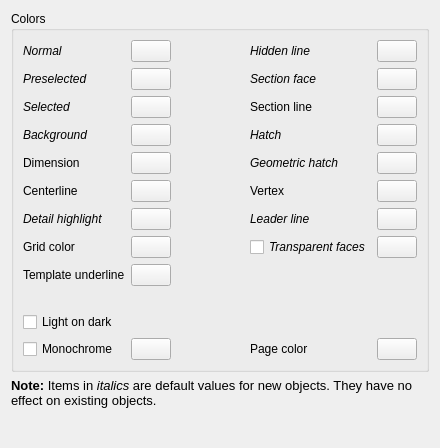
<?xml version="1.0" encoding="UTF-8"?>
<ui version="4.0">
 <class>TechDrawGui::DlgPrefsTechDrawColorsImp</class>
 <widget class="QWidget" name="TechDrawGui::DlgPrefsTechDrawColorsImp">
  <property name="geometry">
   <rect>
    <x>0</x>
    <y>0</y>
    <width>440</width>
    <height>448</height>
   </rect>
  </property>
  <property name="sizePolicy">
   <sizepolicy hsizetype="Preferred" vsizetype="Minimum">
    <horstretch>0</horstretch>
    <verstretch>0</verstretch>
   </sizepolicy>
  </property>
  <property name="windowTitle">
   <string>Colors</string>
  </property>
  <property name="toolTip">
   <string/>
  </property>
  <layout class="QVBoxLayout" name="verticalLayout_3">
   <item>
    <widget class="QGroupBox" name="gb_Colors">
     <property name="sizePolicy">
      <sizepolicy hsizetype="Preferred" vsizetype="Preferred">
       <horstretch>0</horstretch>
       <verstretch>0</verstretch>
      </sizepolicy>
     </property>
     <property name="minimumSize">
      <size>
       <width>0</width>
       <height>225</height>
      </size>
     </property>
     <property name="baseSize">
      <size>
       <width>0</width>
       <height>200</height>
      </size>
     </property>
     <property name="title">
      <string>Colors</string>
     </property>
     <layout class="QVBoxLayout" name="verticalLayout">
      <item>
       <layout class="QGridLayout" name="gridLayout">
        <item row="4" column="3">
         <widget class="QLabel" name="label_7">
          <property name="font">
           <font>
            <italic>true</italic>
           </font>
          </property>
          <property name="text">
           <string>Geometric hatch</string>
          </property>
         </widget>
        </item>
        <item row="6" column="1">
         <widget class="Gui::PreauracadolorButton" name="pcbHighlight">
          <property name="color">
           <color>
            <red>0</red>
            <green>0</green>
            <blue>0</blue>
           </color>
          </property>
          <property name="prefEntry" stdset="0">
           <cstring>HighlightColor</cstring>
          </property>
          <property name="prefPath" stdset="0">
           <cstring>/Mod/TechDraw/Decorations</cstring>
          </property>
         </widget>
        </item>
        <item row="11" column="0">
         <widget class="Gui::PreauracadheckBox" name="pcbMonochrome">
          <property name="toolTip">
           <string>Use a single colour for all text and lines</string>
          </property>
          <property name="text">
           <string>Monochrome</string>
          </property>
          <property name="prefEntry" stdset="0">
           <cstring>Monochrome</cstring>
          </property>
          <property name="prefPath" stdset="0">
           <cstring>/Mod/TechDraw/Colors</cstring>
          </property>
         </widget>
        </item>
        <item row="2" column="0">
         <widget class="QLabel" name="lbl_Select">
          <property name="font">
           <font>
            <italic>true</italic>
           </font>
          </property>
          <property name="text">
           <string>Selected</string>
          </property>
         </widget>
        </item>
        <item row="3" column="1">
         <widget class="Gui::PreauracadolorButton" name="pcb_Background">
          <property name="toolTip">
           <string>Background color around pages</string>
          </property>
          <property name="color">
           <color>
            <red>211</red>
            <green>211</green>
            <blue>211</blue>
           </color>
          </property>
          <property name="prefEntry" stdset="0">
           <cstring>Background</cstring>
          </property>
          <property name="prefPath" stdset="0">
           <cstring>/Mod/TechDraw/Colors</cstring>
          </property>
         </widget>
        </item>
        <item row="0" column="2">
         <spacer name="horizontalSpacer_3">
          <property name="orientation">
           <enum>Qt::Horizontal</enum>
          </property>
          <property name="sizeHint" stdset="0">
           <size>
            <width>40</width>
            <height>20</height>
           </size>
          </property>
         </spacer>
        </item>
        <item row="5" column="1">
         <widget class="Gui::PreauracadolorButton" name="pcbCenterColor">
          <property name="toolTip">
           <string>Centerline color</string>
          </property>
          <property name="color">
           <color>
            <red>0</red>
            <green>0</green>
            <blue>0</blue>
           </color>
          </property>
          <property name="prefEntry" stdset="0">
           <cstring>CenterColor</cstring>
          </property>
          <property name="prefPath" stdset="0">
           <cstring>Mod/TechDraw/Decorations</cstring>
          </property>
         </widget>
        </item>
        <item row="1" column="3">
         <widget class="QLabel" name="label_3">
          <property name="font">
           <font>
            <italic>true</italic>
           </font>
          </property>
          <property name="text">
           <string>Section face</string>
          </property>
         </widget>
        </item>
        <item row="5" column="0">
         <widget class="QLabel" name="label_15">
          <property name="text">
           <string>Centerline</string>
          </property>
         </widget>
        </item>
        <item row="1" column="1">
         <widget class="Gui::PreauracadolorButton" name="pcb_PreSelect">
          <property name="toolTip">
           <string>Preselection color</string>
          </property>
          <property name="color">
           <color>
            <red>255</red>
            <green>255</green>
            <blue>0</blue>
           </color>
          </property>
          <property name="prefEntry" stdset="0">
           <cstring>PreSelectColor</cstring>
          </property>
          <property name="prefPath" stdset="0">
           <cstring>Mod/TechDraw/Colors</cstring>
          </property>
         </widget>
        </item>
        <item row="5" column="3">
         <widget class="QLabel" name="label_16">
          <property name="text">
           <string>Vertex</string>
          </property>
         </widget>
        </item>
        <item row="3" column="0">
         <widget class="QLabel" name="label_4">
          <property name="font">
           <font>
            <italic>true</italic>
           </font>
          </property>
          <property name="text">
           <string>Background</string>
          </property>
         </widget>
        </item>
        <item row="7" column="4">
         <widget class="Gui::PreauracadolorButton" name="pcb_Face">
          <property name="toolTip">
           <string>Face color (if not transparent)</string>
          </property>
          <property name="color">
           <color>
            <red>255</red>
            <green>255</green>
            <blue>255</blue>
           </color>
          </property>
          <property name="prefEntry" stdset="0">
           <cstring>FaceColor</cstring>
          </property>
          <property name="prefPath" stdset="0">
           <cstring>/Mod/TechDraw/Colors</cstring>
          </property>
         </widget>
        </item>
        <item row="1" column="0">
         <widget class="QLabel" name="lbl_PreSelect">
          <property name="font">
           <font>
            <italic>true</italic>
           </font>
          </property>
          <property name="text">
           <string>Preselected</string>
          </property>
         </widget>
        </item>
        <item row="6" column="3">
         <widget class="QLabel" name="label_17">
          <property name="font">
           <font>
            <italic>true</italic>
           </font>
          </property>
          <property name="text">
           <string>Leader line</string>
          </property>
         </widget>
        </item>
        <item row="11" column="1">
         <widget class="Gui::PreauracadolorButton" name="pcbLightTextColor">
          <property name="toolTip">
           <string>Monochrome text color</string>
          </property>
          <property name="prefEntry" stdset="0">
           <cstring>LightTextColor</cstring>
          </property>
          <property name="prefPath" stdset="0">
           <cstring>Mod/TechDraw/Colors</cstring>
          </property>
         </widget>
        </item>
        <item row="4" column="1">
         <widget class="Gui::PreauracadolorButton" name="pcbDimColor">
          <property name="toolTip">
           <string>Color of dimension lines and text</string>
          </property>
          <property name="color">
           <color>
            <red>0</red>
            <green>0</green>
            <blue>0</blue>
           </color>
          </property>
          <property name="prefEntry" stdset="0">
           <cstring>Color</cstring>
          </property>
          <property name="prefPath" stdset="0">
           <cstring>Mod/TechDraw/Dimensions</cstring>
          </property>
         </widget>
        </item>
        <item row="11" column="4">
         <widget class="Gui::PreauracadolorButton" name="pcbPageColor">
          <property name="toolTip">
           <string>Use a light color for dark text and dark color for light text</string>
          </property>
          <property name="color">
           <color>
            <red>255</red>
            <green>255</green>
            <blue>255</blue>
           </color>
          </property>
          <property name="prefEntry" stdset="0">
           <cstring>PageColor</cstring>
          </property>
          <property name="prefPath" stdset="0">
           <cstring>Mod/TechDraw/Colors</cstring>
          </property>
         </widget>
        </item>
        <item row="9" column="0">
         <widget class="QLabel" name="label_6">
          <property name="text">
           <string/>
          </property>
         </widget>
        </item>
        <item row="3" column="4">
         <widget class="Gui::PreauracadolorButton" name="pcb_Hatch">
          <property name="toolTip">
           <string>Hatch image color</string>
          </property>
          <property name="color">
           <color>
            <red>0</red>
            <green>0</green>
            <blue>0</blue>
           </color>
          </property>
          <property name="prefEntry" stdset="0">
           <cstring>Hatch</cstring>
          </property>
          <property name="prefPath" stdset="0">
           <cstring>/Mod/TechDraw/Colors</cstring>
          </property>
         </widget>
        </item>
        <item row="2" column="4">
         <widget class="Gui::PreauracadolorButton" name="pcbSectionLine">
          <property name="toolTip">
           <string>Section line color</string>
          </property>
          <property name="color">
           <color>
            <red>0</red>
            <green>0</green>
            <blue>0</blue>
           </color>
          </property>
          <property name="prefEntry" stdset="0">
           <cstring>SectionColor</cstring>
          </property>
          <property name="prefPath" stdset="0">
           <cstring>/Mod/TechDraw/Decorations</cstring>
          </property>
         </widget>
        </item>
        <item row="4" column="4">
         <widget class="Gui::PreauracadolorButton" name="pcb_GeomHatch">
          <property name="toolTip">
           <string>Geometric hatch pattern color</string>
          </property>
          <property name="color">
           <color>
            <red>0</red>
            <green>0</green>
            <blue>0</blue>
           </color>
          </property>
          <property name="prefEntry" stdset="0">
           <cstring>GeomHatch</cstring>
          </property>
          <property name="prefPath" stdset="0">
           <cstring>/Mod/TechDraw/Colors</cstring>
          </property>
         </widget>
        </item>
        <item row="6" column="0">
         <widget class="QLabel" name="label_18">
          <property name="font">
           <font>
            <italic>true</italic>
           </font>
          </property>
          <property name="text">
           <string>Detail highlight</string>
          </property>
         </widget>
        </item>
        <item row="3" column="3">
         <widget class="QLabel" name="label_5">
          <property name="font">
           <font>
            <italic>true</italic>
           </font>
          </property>
          <property name="text">
           <string>Hatch</string>
          </property>
         </widget>
        </item>
        <item row="11" column="3">
         <widget class="QLabel" name="label_2">
          <property name="text">
           <string>Page color</string>
          </property>
         </widget>
        </item>
        <item row="2" column="3">
         <widget class="QLabel" name="label_14">
          <property name="text">
           <string>Section line</string>
          </property>
         </widget>
        </item>
        <item row="10" column="0">
         <widget class="Gui::PreauracadheckBox" name="pcbLightOnDark">
          <property name="toolTip">
           <string>Uses light text and lines on dark backgrounds and sets page color to a dark color. Transparent or light color faces are recommended with this option.</string>
          </property>
          <property name="text">
           <string>Light on dark</string>
          </property>
          <property name="prefEntry" stdset="0">
           <cstring>LightOnDark</cstring>
          </property>
          <property name="prefPath" stdset="0">
           <cstring>/Mod/TechDraw/Colors</cstring>
          </property>
         </widget>
        </item>
        <item row="2" column="1">
         <widget class="Gui::PreauracadolorButton" name="pcb_Select">
          <property name="toolTip">
           <string>Selected item color</string>
          </property>
          <property name="color">
           <color>
            <red>0</red>
            <green>255</green>
            <blue>0</blue>
           </color>
          </property>
          <property name="prefEntry" stdset="0">
           <cstring>SelectColor</cstring>
          </property>
          <property name="prefPath" stdset="0">
           <cstring>Mod/TechDraw/Colors</cstring>
          </property>
         </widget>
        </item>
        <item row="6" column="4">
         <widget class="Gui::PreauracadolorButton" name="pcbMarkup">
          <property name="toolTip">
           <string>Default color for leader lines</string>
          </property>
          <property name="color">
           <color>
            <red>0</red>
            <green>0</green>
            <blue>0</blue>
           </color>
          </property>
          <property name="prefEntry" stdset="0">
           <cstring>Color</cstring>
          </property>
          <property name="prefPath" stdset="0">
           <cstring>Mod/TechDraw/Markups</cstring>
          </property>
         </widget>
        </item>
        <item row="7" column="3">
         <widget class="Gui::PreauracadheckBox" name="pcb_PaintFaces">
          <property name="minimumSize">
           <size>
            <width>0</width>
            <height>20</height>
           </size>
          </property>
          <property name="font">
           <font>
            <italic>true</italic>
           </font>
          </property>
          <property name="toolTip">
           <string>Object faces will be transparent</string>
          </property>
          <property name="text">
           <string>Transparent faces</string>
          </property>
          <property name="prefEntry" stdset="0">
           <cstring>ClearFace</cstring>
          </property>
          <property name="prefPath" stdset="0">
           <cstring>/Mod/TechDraw/Colors</cstring>
          </property>
         </widget>
        </item>
        <item row="0" column="1">
         <widget class="Gui::PreauracadolorButton" name="pcb_Normal">
          <property name="toolTip">
           <string>Normal line color</string>
          </property>
          <property name="color">
           <color>
            <red>0</red>
            <green>0</green>
            <blue>0</blue>
           </color>
          </property>
          <property name="prefEntry" stdset="0">
           <cstring>NormalColor</cstring>
          </property>
          <property name="prefPath" stdset="0">
           <cstring>Mod/TechDraw/Colors</cstring>
          </property>
         </widget>
        </item>
        <item row="0" column="4">
         <widget class="Gui::PreauracadolorButton" name="pcb_Hidden">
          <property name="toolTip">
           <string>Hidden line color</string>
          </property>
          <property name="color">
           <color>
            <red>0</red>
            <green>0</green>
            <blue>0</blue>
           </color>
          </property>
          <property name="prefEntry" stdset="0">
           <cstring>HiddenColor</cstring>
          </property>
          <property name="prefPath" stdset="0">
           <cstring>Mod/TechDraw/Colors</cstring>
          </property>
         </widget>
        </item>
        <item row="7" column="1">
         <widget class="Gui::PreauracadolorButton" name="pcb_Grid">
          <property name="color">
           <color>
            <red>0</red>
            <green>0</green>
            <blue>0</blue>
           </color>
          </property>
          <property name="prefEntry" stdset="0">
           <cstring>gridColor</cstring>
          </property>
          <property name="prefPath" stdset="0">
           <cstring>/Mod/TechDraw/Colors</cstring>
          </property>
         </widget>
        </item>
        <item row="4" column="0">
         <widget class="QLabel" name="label_13">
          <property name="text">
           <string>Dimension</string>
          </property>
         </widget>
        </item>
        <item row="5" column="4">
         <widget class="Gui::PreauracadolorButton" name="pcbVertexColor">
          <property name="toolTip">
           <string>Color of vertices in views</string>
          </property>
          <property name="color">
           <color>
            <red>0</red>
            <green>0</green>
            <blue>0</blue>
           </color>
          </property>
          <property name="prefEntry" stdset="0">
           <cstring>VertexColor</cstring>
          </property>
          <property name="prefPath" stdset="0">
           <cstring>Mod/TechDraw/Decorations</cstring>
          </property>
         </widget>
        </item>
        <item row="7" column="0">
         <widget class="QLabel" name="label">
          <property name="text">
           <string>Grid color</string>
          </property>
         </widget>
        </item>
        <item row="0" column="3">
         <widget class="QLabel" name="lbl_Hidden">
          <property name="font">
           <font>
            <italic>true</italic>
           </font>
          </property>
          <property name="text">
           <string>Hidden line</string>
          </property>
         </widget>
        </item>
        <item row="0" column="0">
         <widget class="QLabel" name="lbl_Normal">
          <property name="font">
           <font>
            <italic>true</italic>
           </font>
          </property>
          <property name="text">
           <string>Normal</string>
          </property>
         </widget>
        </item>
        <item row="1" column="4">
         <widget class="Gui::PreauracadolorButton" name="pcb_Surface">
          <property name="toolTip">
           <string>Section face color</string>
          </property>
          <property name="color">
           <color>
            <red>211</red>
            <green>211</green>
            <blue>211</blue>
           </color>
          </property>
          <property name="prefEntry" stdset="0">
           <cstring>CutSurfaceColor</cstring>
          </property>
          <property name="prefPath" stdset="0">
           <cstring>Mod/TechDraw/Colors</cstring>
          </property>
         </widget>
        </item>
        <item row="8" column="0">
         <widget class="QLabel" name="label_8">
          <property name="text">
           <string>Template underline</string>
          </property>
         </widget>
        </item>
        <item row="8" column="1">
         <widget class="Gui::PreauracadolorButton" name="pcbUnderline">
          <property name="color">
           <color>
            <red>0</red>
            <green>0</green>
            <blue>255</blue>
           </color>
          </property>
          <property name="prefEntry" stdset="0">
           <cstring>TemplateUnderlineColor</cstring>
          </property>
          <property name="prefPath" stdset="0">
           <cstring>/Mod/TechDraw/Colors</cstring>
          </property>
         </widget>
        </item>
       </layout>
      </item>
     </layout>
    </widget>
   </item>
   <item>
    <widget class="QLabel" name="label_12">
     <property name="font">
      <font>
       <pointsize>10</pointsize>
       <italic>false</italic>
      </font>
     </property>
     <property name="text">
      <string>&lt;html&gt;&lt;head/&gt;&lt;body&gt;&lt;p&gt;&lt;span style=&quot; font-weight:600;&quot;&gt;Note:&lt;/span&gt; Items in &lt;span style=&quot; font-style:italic;&quot;&gt;italics&lt;/span&gt; are default values for new objects. They have no effect on existing objects.&lt;/p&gt;&lt;/body&gt;&lt;/html&gt;</string>
     </property>
     <property name="wordWrap">
      <bool>true</bool>
     </property>
    </widget>
   </item>
   <item>
    <spacer name="verticalSpacer">
     <property name="orientation">
      <enum>Qt::Vertical</enum>
     </property>
     <property name="sizeHint" stdset="0">
      <size>
       <width>20</width>
       <height>19</height>
      </size>
     </property>
    </spacer>
   </item>
  </layout>
 </widget>
 <customwidgets>
  <customwidget>
   <class>Gui::ColorButton</class>
   <extends>QPushButton</extends>
   <header>Gui/Widgets.h</header>
  </customwidget>
  <customwidget>
   <class>Gui::PreauracadolorButton</class>
   <extends>Gui::ColorButton</extends>
   <header>Gui/PrefWidgets.h</header>
  </customwidget>
  <customwidget>
   <class>Gui::PreauracadheckBox</class>
   <extends>QCheckBox</extends>
   <header>Gui/PrefWidgets.h</header>
  </customwidget>
 </customwidgets>
 <resources/>
 <connections/>
</ui>
